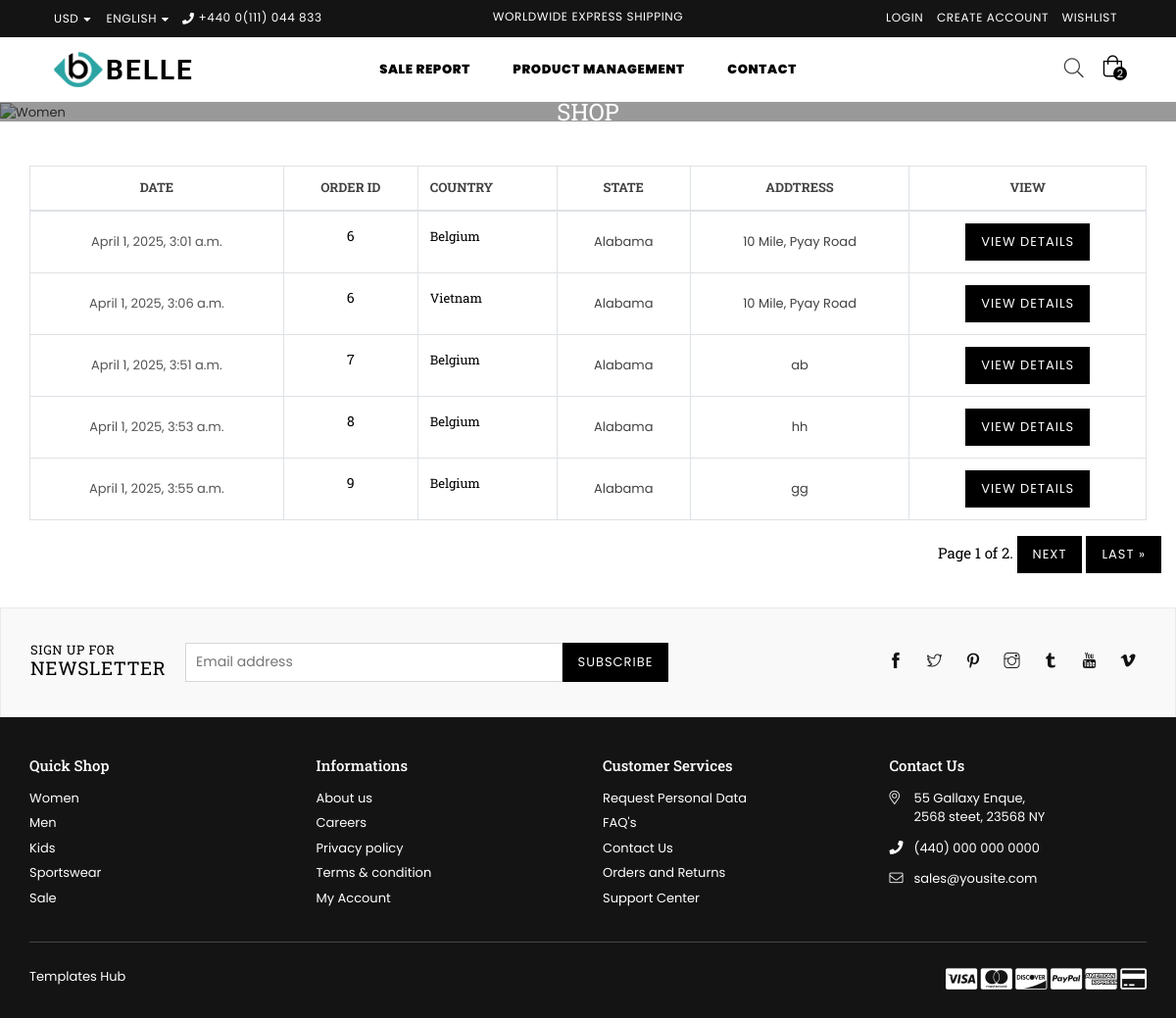
The page /AdminReportList/ (signed in) on the database its author committed.
### shop/models.py (models this page shows)
class ItemOrder(models.Model):
    cart = models.ForeignKey(Cart, on_delete=models.CASCADE)
    discount_code = models.CharField(max_length=255, blank=True, null=True)
    country = models.CharField(max_length=255, blank=True, null=True)
    state = models.CharField(max_length=255, blank=True, null=True)
    address = models.TextField()
    status = models.BooleanField(default=False)
    created_at = models.DateTimeField(auto_now_add=True)
    updated_at = models.DateTimeField(auto_now=True)

class Cart(models.Model):
    usr = models.ForeignKey(User, on_delete=models.SET_NULL, null=True, blank=True)
    total = models.PositiveIntegerField(default=0)
    tax = models.PositiveIntegerField(default=0)
    super_total = models.PositiveIntegerField(default=0)
    created_at = models.DateTimeField(auto_now_add=True)
    def __str__(self):
        return str(self.id)

### shop/views.py (the view)
# urls.py: path('AdminReportList/', AdminReportList.as_view(), name='AdminReportList'), #AdminReportList
class AdminReportList(UserRequiredMixin,View):
    def get(self, request):
        datas = ItemOrder.objects.all()
        paginator = Paginator(datas, 5)
        page_number = request.GET.get("page")
        page_obj = paginator.get_page(page_number)
        context={'datas':datas, 'page_obj':page_obj}
        return render(request, 'AdminReportList.html', context)

### shop/views.py (called while the page is built)
    def dispatch(self, request, *args, **kwargs):
        if request.user.is_staff:
            pass
        else:
            return redirect('UserLoginView')
        return super().dispatch(request, *args, **kwargs)

### templates/AdminReportList.html (shortened to what this page needs)
{% extends 'base.html' %}
{% load static %}
{% block content %}
    <div id="page-content">
        <div class="container">
        	<div class="row">
                <div class="col-12 col-sm-12 col-md-12 col-lg-12 main-col">
                	<form action="#">
                        <div class="wishlist-table table-content table-responsive">
                            <table class="table table-bordered">
                                <thead>
                                    <tr>
                                    	<th class="product-name text-center alt-font">Date</th>
                                        <th class="product-price text-center alt-font">Order ID</th>
                                        <th class="product-name alt-font">Country</th>
                                        <th class="product-price text-center alt-font">State</th>
                                        <th class="stock-status text-center alt-font">Addtress</th>
                                        <th class="product-subtotal text-center alt-font">View</th>
                                    </tr>
                                </thead>
                                <tbody>
                                    {% for i in page_obj %}
                                    <tr>
                                    	<td class="product-remove text-center" valign="middle"><a href="#">{{i.created_at}}</a></td>
                                        <td class="product-thumbnail text-center">
                                            <h6>{{i.cart}}</h6>
                                        </td>
                                        <td class="product-name"><h4 class="no-margin"><a href="#">{{i.country}}</a></h4></td>
                                        <td class="product-price text-center"><span class="amount">{{i.state}}</span></td>
                                        <td class="stock text-center">
                                            <span class="in-stock">{{i.address}}</span>
                                        </td>
                                        <td class="product-subtotal text-center">
                                            <a href="{% url 'OrderDetailsView' i.id %}" class="btn btn-small">View Details</a>
                                        </td>
                                    </tr>
                                    {% endfor %}
                                </tbody>
                            </table>
                        </div>
                    </form>
               	</div>
                   <div class="pagination justify-content-end">
                    <span class="step-links">
                        <span class="current h4">
                            Page {{ page_obj.number }} of {{ page_obj.paginator.num_pages }}.
                        </span>
                        {% if page_obj.has_next %}
                            <a href="?page={{ page_obj.next_page_number }}" class="btn btn-small">next</a>
                            <a href="?page={{ page_obj.paginator.num_pages }}" class="btn btn-small">last &raquo;</a>
                        {% endif %}
                    </span>
                </div>
            </div>
        </div>
    </div>
{% endblock content %}

### rows shown on the page
ItemOrder: created_at "April 1, 2025, 3:01 a.m.", cart "6", country "Belgium", state "Alabama", address "10 Mile, Pyay Road"
ItemOrder: created_at "April 1, 2025, 3:06 a.m.", cart "6", country "Vietnam", state "Alabama", address "10 Mile, Pyay Road"
ItemOrder: created_at "April 1, 2025, 3:51 a.m.", cart "7", country "Belgium", state "Alabama", address "ab"
ItemOrder: created_at "April 1, 2025, 3:53 a.m.", cart "8", country "Belgium", state "Alabama", address "hh"
ItemOrder: created_at "April 1, 2025, 3:55 a.m.", cart "9", country "Belgium", state "Alabama", address "gg"

### other values the page prints
{{ page_obj.number }} "1"
{{ page_obj.paginator.num_pages }} "2"
